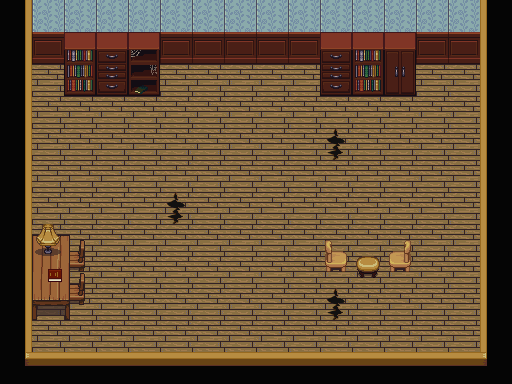

A 2D game scene composited from a Tiled map and its tileset images. What follows is a short description and the map's XML, with every tile layer's data as written:
An orthogonal 16x12 tile map with 32x32 px tiles, 3 tile layers (Tile Layer 1, Tile Layer 2, Tile Layer 3), 3 tilesets.

<map version="1.0" tiledversion="2017.11.22" orientation="orthogonal" renderorder="right-down" width="16" height="12" tilewidth="32" tileheight="32" infinite="0" nextobjectid="1">
 <tileset firstgid="1" source="Interior1.tsx" />
 <tileset firstgid="1025" source="Exterior Tiles.tsx" />
 <tileset firstgid="2049" source="Terrain and Outside.tsx" />
 <layer name="Tile Layer 1" width="16" height="12">
  <data encoding="csv">
969,842,842,842,842,842,842,842,842,842,842,842,842,842,842,967,
969,874,874,874,874,874,874,874,874,874,874,874,874,874,874,967,
969,1610613667,1610613667,1610613667,1610613667,1610613667,1610613667,1610613667,1610613667,1610613667,1610613667,1610613667,1610613667,1610613667,1610613667,967,
969,1610613667,1610613667,1610613667,1610613667,1610613667,1610613667,1610613667,1610613667,1610613667,1610613667,1610613667,1610613667,1610613667,1610613667,967,
969,1610613667,1610613667,1610613667,1610613667,1610613667,1610613667,1610613667,1610613667,1610613667,1610613667,1610613667,1610613667,1610613667,1610613667,967,
969,1610613667,1610613667,1610613667,1610613667,1610613667,1610613667,1610613667,1610613667,1610613667,1610613667,1610613667,1610613667,1610613667,1610613667,967,
969,1610613667,1610613667,1610613667,1610613667,1610613667,1610613667,1610613667,1610613667,1610613667,1610613667,1610613667,1610613667,1610613667,1610613667,967,
969,1610613667,1610613667,1610613667,1610613667,1610613667,1610613667,1610613667,1610613667,1610613667,1610613667,1610613667,1610613667,1610613667,1610613667,967,
969,1610613667,1610613667,1610613667,1610613667,1610613667,1610613667,1610613667,1610613667,1610613667,1610613667,1610613667,1610613667,1610613667,1610613667,967,
969,1610613667,1610613667,1610613667,1610613667,1610613667,1610613667,1610613667,1610613667,1610613667,1610613667,1610613667,1610613667,1610613667,1610613667,967,
969,1610613667,1610613667,1610613667,1610613667,1610613667,1610613667,1610613667,1610613667,1610613667,1610613667,1610613667,1610613667,1610613667,1610613667,967,
966,936,936,936,936,936,936,936,936,936,936,936,936,936,936,965
</data>
 </layer>
 <layer name="Tile Layer 2" width="16" height="12">
  <data encoding="csv">
0,0,0,0,0,0,0,0,0,0,0,0,0,0,0,0,
0,0,214,216,0,0,0,0,0,0,0,0,0,0,0,0,
0,0,246,248,0,0,0,0,0,0,0,0,0,0,0,0,
0,0,0,0,0,0,0,0,0,0,0,0,0,0,0,0,
0,0,0,0,0,0,0,0,0,0,1610613668,0,0,0,0,0,
0,0,0,0,0,0,0,0,0,0,0,0,0,0,0,0,
0,0,0,0,0,1610613668,0,0,0,0,0,0,0,0,0,0,
0,16,17,0,0,0,0,0,0,0,623,0,624,0,0,0,
0,48,49,0,0,0,0,0,0,0,655,657,656,0,0,0,
0,80,81,0,0,0,0,0,0,0,1610613668,0,0,0,0,0,
0,0,0,0,0,0,0,0,0,0,0,0,0,0,0,0,
0,0,0,0,0,0,0,0,0,0,0,0,0,0,0,0
</data>
 </layer>
 <layer name="Tile Layer 3" width="16" height="12">
  <data encoding="csv">
0,0,0,0,0,0,0,0,0,0,0,0,0,0,0,0,
0,0,0,0,275,0,0,0,0,0,216,214,213,0,0,0,
0,0,0,0,307,0,0,0,0,0,248,246,245,0,0,0,
0,0,0,0,0,0,0,0,0,0,0,0,0,0,0,0,
0,0,0,0,0,0,0,0,0,0,0,0,0,0,0,0,
0,0,0,0,0,0,0,0,0,0,0,0,0,0,0,0,
0,0,0,0,0,0,0,0,0,0,0,0,0,0,0,0,
0,320,0,0,0,0,0,0,0,0,0,0,0,0,0,0,
0,15,0,0,0,0,0,0,0,0,0,0,0,0,0,0,
0,0,0,0,0,0,0,0,0,0,0,0,0,0,0,0,
0,0,0,0,0,0,0,0,0,0,0,0,0,0,0,0,
0,0,0,0,0,0,0,0,0,0,0,0,0,0,0,0
</data>
 </layer>
</map>
